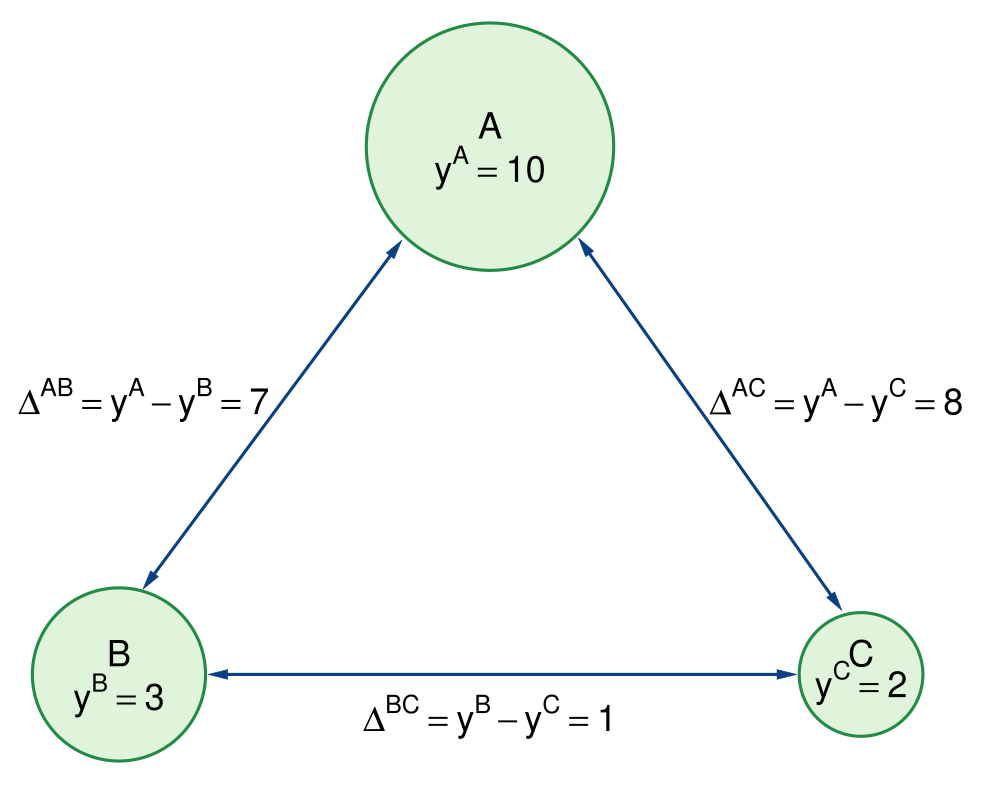

Recreate this plot in R.
#Graph Designer: Simon Halliday
#Authors: Bowles and Halliday
#Title: Coordination, Conflict and Competition: A Text in Microeconomics

library(shape)
library(plotrix)
pdf(file = "capitalism/inequality_households_v2.pdf", width = 10, height = 8)

#Set parameters for graphics
pointsize <- 1.8
axislabelsize <- 1.8
labelsize <- 2.2
namesize <- 1.8
annotatesize <- 1.5
graphlinewidth <- 2
segmentlinewidth <- 1.5

COL <- c("#7fc97f", "#beaed4", "#fdc086", "#ffff99", "#386cb0", "#f0027f", "#bf5b17", "#666666")
COLA <- c("#e0f3db", "#99d8c9","#66c2a4","#41ae76", "#238b45", "#005824")
COLB <- c("#c6dbef", "#4eb3d3", "#2b8cbe", "#0868ac","#084081")
COLC <- c("#fcfbfd", "#efedf5", "#dadaeb", "#bcbddc", "#9e9ac8", "#807dba", "#6a51a3", "#54278f", "#3f007d")

#Edited the margins to cater for the larger LHS labels
par(mar =  c(1, 1, 1, 2))

#Indifference curves of a risk-averse homo economicus (2nd graph out of the two for 4.7)

#Add limits on axes and levels of utility for each indifference curve
ylims <- c(0, 36)
xlims <- c(1, 39)

npts <- 501 
x <- seq(xlims[1], xlims[2], length.out = npts)
y <- seq(ylims[1], ylims[2], length.out = npts) 

plot(0, 0, xlim = xlims, ylim = ylims, type = "n",
     xlab = expression(paste("")),
     ylab = expression(paste("")), 
     xaxt = "n", 
     yaxt = "n", 
     cex.lab = axislabelsize, 
     bty = "n", 
     xaxs="i", 
     yaxs="i"
)


#axis(1,at = ticksx,  pos = 0, labels = xlabels)
#axis(2,at = ticksy,  pos = 0, labels = ylabels, las = 1)


draw.circle(35, 5, 2.5, nv = 1000, border = COLA[5], col = COLA[1], lty = 1, lwd = 3)
text(35, 6, expression(paste(C)), xpd = TRUE, cex = labelsize)
text(35, 4.6, expression(paste(y^C == 2)), xpd = TRUE, cex = labelsize)


#Arrow between 2 and 3
Arrows(9, 5, 32, 5,  col = COLB[5], lty = 1, lwd = 3, code = 3, arr.type = "triangle", arr.lwd = 0.5)

draw.circle(5, 5, 3.5, nv = 1000, border = COLA[5], col = COLA[1], lty = 1, lwd = 3)
text(5, 6, expression(paste(B)), xpd = TRUE, cex = labelsize)
text(5, 4, expression(paste(y^B == 3)), xpd = TRUE, cex = labelsize)

#Arrow between 3 and 10
Arrows(6.2, 9.4, 16.2, 25.2,  col = COLB[5], lty = 1, lwd = 3, code = 3, arr.type = "triangle", arr.lwd = 0.5)

draw.circle(20, 30, 5, nv = 1000, border = COLA[5], col = COLA[1], lty = 1, lwd = 3)
text(20, 31, expression(paste(A)), xpd = TRUE, cex = labelsize)
text(20, 29, expression(paste(y^A == 10)), xpd = TRUE, cex = labelsize)

#Arrow between 2 and 10
Arrows(23.8, 25.3, 34, 8.4,  col = COLB[5], lty = 1, lwd = 3, code = 3, arr.type = "triangle", arr.lwd = 0.5)

#Difference between A and C
text(34, 18, expression(paste(Delta^{AC} == phantom(), y^A - y^C == 8)), xpd = TRUE, cex = labelsize)
#Difference between A and B
text(6, 18, expression(paste(Delta^{AB} == phantom(), y^A - y^B == 7)), xpd = TRUE, cex = labelsize)
#Difference between B and C
text(20, 3, expression(paste(Delta^{BC} == phantom(), y^B - y^C == 1)), xpd = TRUE, cex = labelsize)



#text(20, 16, expression(paste(Gini== bgroup("(", frac(Sigma*Delta^{ij}, (n^2 - n)/2),")")*bgroup("(",frac(1,bar(y)),")")*bgroup("(",frac(1,2),")"))), cex = labelsize)
#text(20, 14, expression(paste(Gini == bgroup("(", frac(16, 3),")")*bgroup("(",frac(1,16/3),")")*bgroup("(",frac(1,2),")"), phantom() == 0.5 )), cex = labelsize)

#Bottom of frame
# segments(14, 12, 26, 12, lty = 1, col = "black" , lwd = 1)
# #Top of frame
# segments(14, 16, 26, 16, lty = 1, col = "black" , lwd = 1)
# #Left of frame
# segments(14, 12, 14, 16, lty = 1, col = "black" , lwd = 1)
# #Right of frame
# segments(26, 12, 26, 16, lty = 1, col = "black" , lwd = 1)


dev.off()
